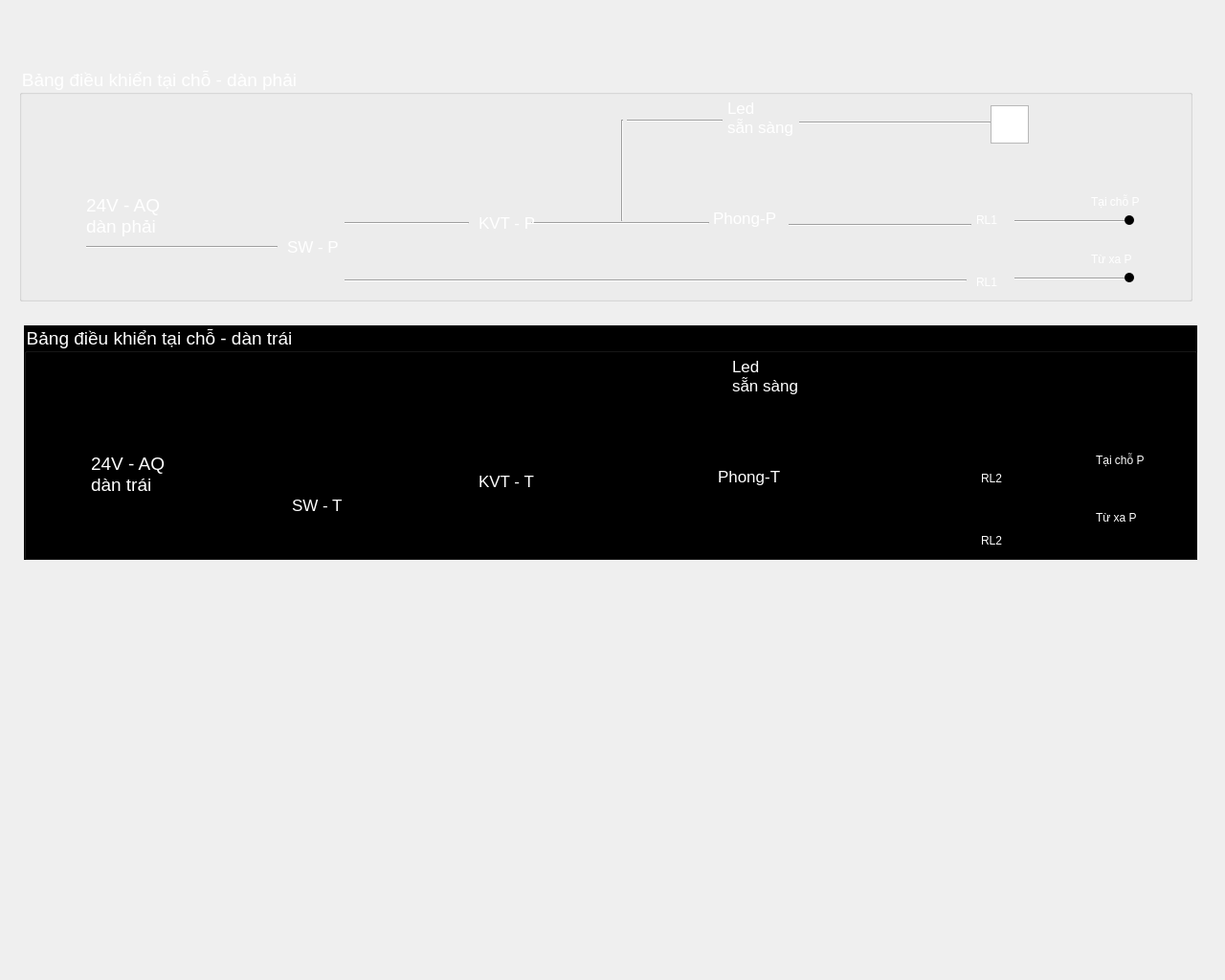
<?xml version="1.0" encoding="UTF-8"?>
<ui version="4.0">
 <class>Form</class>
 <widget class="QWidget" name="Form">
  <property name="geometry">
   <rect>
    <x>0</x>
    <y>0</y>
    <width>1280</width>
    <height>1024</height>
   </rect>
  </property>
  <property name="windowTitle">
   <string>Form</string>
  </property>
  <property name="styleSheet">
   <string notr="true"/>
  </property>
  <widget class="QGroupBox" name="groupBox">
   <property name="geometry">
    <rect>
     <x>20</x>
     <y>70</y>
     <width>1226</width>
     <height>245</height>
    </rect>
   </property>
   <property name="font">
    <font>
     <family>Arial</family>
     <pointsize>14</pointsize>
    </font>
   </property>
   <property name="styleSheet">
    <string notr="true">color:rgb(255,255,255)</string>
   </property>
   <property name="title">
    <string>Bảng điều khiển tại chỗ - dàn phải</string>
   </property>
   <widget class="Line" name="conn_2">
    <property name="geometry">
     <rect>
      <x>70</x>
      <y>180</y>
      <width>200</width>
      <height>16</height>
     </rect>
    </property>
    <property name="orientation">
     <enum>Qt::Horizontal</enum>
    </property>
   </widget>
   <widget class="QLabel" name="label">
    <property name="geometry">
     <rect>
      <x>70</x>
      <y>130</y>
      <width>141</width>
      <height>51</height>
     </rect>
    </property>
    <property name="font">
     <font>
      <pointsize>14</pointsize>
     </font>
    </property>
    <property name="styleSheet">
     <string notr="true">color:white</string>
    </property>
    <property name="text">
     <string>24V - AQ
dàn phải</string>
    </property>
   </widget>
   <widget class="Line" name="conn_11">
    <property name="geometry">
     <rect>
      <x>340</x>
      <y>155</y>
      <width>130</width>
      <height>16</height>
     </rect>
    </property>
    <property name="orientation">
     <enum>Qt::Horizontal</enum>
    </property>
   </widget>
   <widget class="Line" name="conn_3">
    <property name="geometry">
     <rect>
      <x>340</x>
      <y>210</y>
      <width>650</width>
      <height>26</height>
     </rect>
    </property>
    <property name="orientation">
     <enum>Qt::Horizontal</enum>
    </property>
   </widget>
   <widget class="Line" name="conn_4">
    <property name="geometry">
     <rect>
      <x>535</x>
      <y>155</y>
      <width>186</width>
      <height>16</height>
     </rect>
    </property>
    <property name="orientation">
     <enum>Qt::Horizontal</enum>
    </property>
   </widget>
   <widget class="Line" name="conn_5">
    <property name="geometry">
     <rect>
      <x>625</x>
      <y>55</y>
      <width>10</width>
      <height>106</height>
     </rect>
    </property>
    <property name="orientation">
     <enum>Qt::Vertical</enum>
    </property>
   </widget>
   <widget class="Line" name="conn_6">
    <property name="geometry">
     <rect>
      <x>635</x>
      <y>55</y>
      <width>100</width>
      <height>3</height>
     </rect>
    </property>
    <property name="orientation">
     <enum>Qt::Horizontal</enum>
    </property>
   </widget>
   <widget class="Line" name="conn_7">
    <property name="geometry">
     <rect>
      <x>815</x>
      <y>50</y>
      <width>200</width>
      <height>16</height>
     </rect>
    </property>
    <property name="orientation">
     <enum>Qt::Horizontal</enum>
    </property>
   </widget>
   <widget class="QLabel" name="node_led">
    <property name="geometry">
     <rect>
      <x>740</x>
      <y>30</y>
      <width>81</width>
      <height>46</height>
     </rect>
    </property>
    <property name="font">
     <font>
      <pointsize>13</pointsize>
     </font>
    </property>
    <property name="text">
     <string>Led
sẵn sàng</string>
    </property>
   </widget>
   <widget class="QLabel" name="node_right_lock">
    <property name="geometry">
     <rect>
      <x>480</x>
      <y>145</y>
      <width>60</width>
      <height>36</height>
     </rect>
    </property>
    <property name="font">
     <font>
      <pointsize>13</pointsize>
     </font>
    </property>
    <property name="text">
     <string>KVT - P</string>
    </property>
   </widget>
   <widget class="QLabel" name="node_right_launch_button">
    <property name="geometry">
     <rect>
      <x>725</x>
      <y>140</y>
      <width>66</width>
      <height>36</height>
     </rect>
    </property>
    <property name="font">
     <font>
      <pointsize>13</pointsize>
     </font>
    </property>
    <property name="text">
     <string>Phong-P</string>
    </property>
   </widget>
   <widget class="Line" name="conn">
    <property name="geometry">
     <rect>
      <x>804</x>
      <y>160</y>
      <width>191</width>
      <height>10</height>
     </rect>
    </property>
    <property name="orientation">
     <enum>Qt::Horizontal</enum>
    </property>
   </widget>
   <widget class="QLabel" name="node_right_switch">
    <property name="geometry">
     <rect>
      <x>280</x>
      <y>170</y>
      <width>55</width>
      <height>36</height>
     </rect>
    </property>
    <property name="font">
     <font>
      <pointsize>13</pointsize>
     </font>
    </property>
    <property name="text">
     <string>SW - P</string>
    </property>
   </widget>
   <widget class="QLabel" name="node_role1">
    <property name="geometry">
     <rect>
      <x>1000</x>
      <y>150</y>
      <width>50</width>
      <height>20</height>
     </rect>
    </property>
    <property name="text">
     <string>RL1</string>
    </property>
   </widget>
   <widget class="QLabel" name="node_role2">
    <property name="geometry">
     <rect>
      <x>1000</x>
      <y>215</y>
      <width>50</width>
      <height>20</height>
     </rect>
    </property>
    <property name="text">
     <string>RL1</string>
    </property>
   </widget>
   <widget class="Line" name="conn_12">
    <property name="geometry">
     <rect>
      <x>1040</x>
      <y>160</y>
      <width>118</width>
      <height>3</height>
     </rect>
    </property>
    <property name="orientation">
     <enum>Qt::Horizontal</enum>
    </property>
   </widget>
   <widget class="Line" name="conn_13">
    <property name="geometry">
     <rect>
      <x>1040</x>
      <y>220</y>
      <width>118</width>
      <height>3</height>
     </rect>
    </property>
    <property name="orientation">
     <enum>Qt::Horizontal</enum>
    </property>
   </widget>
   <widget class="QLabel" name="label_2">
    <property name="geometry">
     <rect>
      <x>1120</x>
      <y>130</y>
      <width>81</width>
      <height>21</height>
     </rect>
    </property>
    <property name="styleSheet">
     <string notr="true">color:white</string>
    </property>
    <property name="text">
     <string>Tại chỗ P</string>
    </property>
   </widget>
   <widget class="QLabel" name="label_3">
    <property name="geometry">
     <rect>
      <x>1120</x>
      <y>190</y>
      <width>81</width>
      <height>21</height>
     </rect>
    </property>
    <property name="styleSheet">
     <string notr="true">color:white</string>
    </property>
    <property name="text">
     <string>Từ xa P</string>
    </property>
   </widget>
   <widget class="QPushButton" name="pushButton">
    <property name="geometry">
     <rect>
      <x>1155</x>
      <y>215</y>
      <width>10</width>
      <height>10</height>
     </rect>
    </property>
    <property name="styleSheet">
     <string notr="true">border-radius : 5;
background-color: rgb(0,0, 0);
</string>
    </property>
    <property name="text">
     <string/>
    </property>
   </widget>
   <widget class="QPushButton" name="pushButton_2">
    <property name="geometry">
     <rect>
      <x>1155</x>
      <y>155</y>
      <width>10</width>
      <height>10</height>
     </rect>
    </property>
    <property name="styleSheet">
     <string notr="true">border-radius : 5;
background-color: rgb(0,0, 0);
</string>
    </property>
    <property name="text">
     <string/>
    </property>
   </widget>
   <widget class="QGraphicsView" name="graphicsView_gnd_right">
    <property name="geometry">
     <rect>
      <x>1015</x>
      <y>40</y>
      <width>40</width>
      <height>40</height>
     </rect>
    </property>
   </widget>
  </widget>
  <widget class="QGroupBox" name="groupBox_2">
   <property name="geometry">
    <rect>
     <x>25</x>
     <y>340</y>
     <width>1226</width>
     <height>245</height>
    </rect>
   </property>
   <property name="font">
    <font>
     <family>Arial</family>
     <pointsize>14</pointsize>
    </font>
   </property>
   <property name="styleSheet">
    <string notr="true">color:rgb(255,255,255);
background-color:black;</string>
   </property>
   <property name="title">
    <string>Bảng điều khiển tại chỗ - dàn trái</string>
   </property>
   <widget class="Line" name="conn_8">
    <property name="geometry">
     <rect>
      <x>70</x>
      <y>180</y>
      <width>200</width>
      <height>16</height>
     </rect>
    </property>
    <property name="orientation">
     <enum>Qt::Horizontal</enum>
    </property>
   </widget>
   <widget class="QLabel" name="label_4">
    <property name="geometry">
     <rect>
      <x>70</x>
      <y>130</y>
      <width>141</width>
      <height>51</height>
     </rect>
    </property>
    <property name="font">
     <font>
      <pointsize>14</pointsize>
     </font>
    </property>
    <property name="styleSheet">
     <string notr="true">color:white</string>
    </property>
    <property name="text">
     <string>24V - AQ
dàn trái</string>
    </property>
   </widget>
   <widget class="Line" name="conn_9">
    <property name="geometry">
     <rect>
      <x>340</x>
      <y>155</y>
      <width>140</width>
      <height>16</height>
     </rect>
    </property>
    <property name="orientation">
     <enum>Qt::Horizontal</enum>
    </property>
   </widget>
   <widget class="Line" name="conn_10">
    <property name="geometry">
     <rect>
      <x>340</x>
      <y>210</y>
      <width>650</width>
      <height>26</height>
     </rect>
    </property>
    <property name="orientation">
     <enum>Qt::Horizontal</enum>
    </property>
   </widget>
   <widget class="Line" name="conn_14">
    <property name="geometry">
     <rect>
      <x>535</x>
      <y>155</y>
      <width>186</width>
      <height>16</height>
     </rect>
    </property>
    <property name="orientation">
     <enum>Qt::Horizontal</enum>
    </property>
   </widget>
   <widget class="Line" name="conn_15">
    <property name="geometry">
     <rect>
      <x>625</x>
      <y>55</y>
      <width>10</width>
      <height>106</height>
     </rect>
    </property>
    <property name="orientation">
     <enum>Qt::Vertical</enum>
    </property>
   </widget>
   <widget class="Line" name="conn_16">
    <property name="geometry">
     <rect>
      <x>635</x>
      <y>55</y>
      <width>100</width>
      <height>3</height>
     </rect>
    </property>
    <property name="orientation">
     <enum>Qt::Horizontal</enum>
    </property>
   </widget>
   <widget class="Line" name="conn_17">
    <property name="geometry">
     <rect>
      <x>815</x>
      <y>50</y>
      <width>200</width>
      <height>16</height>
     </rect>
    </property>
    <property name="orientation">
     <enum>Qt::Horizontal</enum>
    </property>
   </widget>
   <widget class="QLabel" name="node_led_2">
    <property name="geometry">
     <rect>
      <x>740</x>
      <y>30</y>
      <width>81</width>
      <height>46</height>
     </rect>
    </property>
    <property name="font">
     <font>
      <pointsize>13</pointsize>
     </font>
    </property>
    <property name="text">
     <string>Led
sẵn sàng</string>
    </property>
   </widget>
   <widget class="QLabel" name="node_left_launch_button">
    <property name="geometry">
     <rect>
      <x>725</x>
      <y>140</y>
      <width>66</width>
      <height>36</height>
     </rect>
    </property>
    <property name="font">
     <font>
      <pointsize>13</pointsize>
     </font>
    </property>
    <property name="text">
     <string>Phong-T</string>
    </property>
   </widget>
   <widget class="Line" name="conn_18">
    <property name="geometry">
     <rect>
      <x>804</x>
      <y>160</y>
      <width>191</width>
      <height>10</height>
     </rect>
    </property>
    <property name="orientation">
     <enum>Qt::Horizontal</enum>
    </property>
   </widget>
   <widget class="QLabel" name="node_left_switch">
    <property name="geometry">
     <rect>
      <x>280</x>
      <y>170</y>
      <width>55</width>
      <height>36</height>
     </rect>
    </property>
    <property name="font">
     <font>
      <pointsize>13</pointsize>
     </font>
    </property>
    <property name="text">
     <string>SW - T</string>
    </property>
   </widget>
   <widget class="QLabel" name="node_role1_2">
    <property name="geometry">
     <rect>
      <x>1000</x>
      <y>150</y>
      <width>50</width>
      <height>20</height>
     </rect>
    </property>
    <property name="text">
     <string>RL2</string>
    </property>
   </widget>
   <widget class="QLabel" name="node_role2_2">
    <property name="geometry">
     <rect>
      <x>1000</x>
      <y>215</y>
      <width>50</width>
      <height>20</height>
     </rect>
    </property>
    <property name="text">
     <string>RL2</string>
    </property>
   </widget>
   <widget class="Line" name="conn_19">
    <property name="geometry">
     <rect>
      <x>1040</x>
      <y>160</y>
      <width>118</width>
      <height>3</height>
     </rect>
    </property>
    <property name="orientation">
     <enum>Qt::Horizontal</enum>
    </property>
   </widget>
   <widget class="Line" name="conn_20">
    <property name="geometry">
     <rect>
      <x>1040</x>
      <y>220</y>
      <width>118</width>
      <height>3</height>
     </rect>
    </property>
    <property name="orientation">
     <enum>Qt::Horizontal</enum>
    </property>
   </widget>
   <widget class="QLabel" name="label_5">
    <property name="geometry">
     <rect>
      <x>1120</x>
      <y>130</y>
      <width>81</width>
      <height>21</height>
     </rect>
    </property>
    <property name="styleSheet">
     <string notr="true">color:white</string>
    </property>
    <property name="text">
     <string>Tại chỗ P</string>
    </property>
   </widget>
   <widget class="QLabel" name="label_6">
    <property name="geometry">
     <rect>
      <x>1120</x>
      <y>190</y>
      <width>81</width>
      <height>21</height>
     </rect>
    </property>
    <property name="styleSheet">
     <string notr="true">color:white</string>
    </property>
    <property name="text">
     <string>Từ xa P</string>
    </property>
   </widget>
   <widget class="QPushButton" name="pushButton_3">
    <property name="geometry">
     <rect>
      <x>1155</x>
      <y>215</y>
      <width>10</width>
      <height>10</height>
     </rect>
    </property>
    <property name="styleSheet">
     <string notr="true">border-radius : 5;
background-color: rgb(0,0, 0);
</string>
    </property>
    <property name="text">
     <string/>
    </property>
   </widget>
   <widget class="QPushButton" name="pushButton_4">
    <property name="geometry">
     <rect>
      <x>1155</x>
      <y>155</y>
      <width>10</width>
      <height>10</height>
     </rect>
    </property>
    <property name="styleSheet">
     <string notr="true">border-radius : 5;
background-color: rgb(0,0, 0);
</string>
    </property>
    <property name="text">
     <string/>
    </property>
   </widget>
   <widget class="QGraphicsView" name="graphicsView_gnd_left">
    <property name="geometry">
     <rect>
      <x>1015</x>
      <y>40</y>
      <width>40</width>
      <height>40</height>
     </rect>
    </property>
   </widget>
   <widget class="QLabel" name="node_left_lock">
    <property name="geometry">
     <rect>
      <x>475</x>
      <y>145</y>
      <width>60</width>
      <height>36</height>
     </rect>
    </property>
    <property name="font">
     <font>
      <pointsize>13</pointsize>
     </font>
    </property>
    <property name="text">
     <string>KVT - T</string>
    </property>
   </widget>
   <zorder>conn_8</zorder>
   <zorder>label_4</zorder>
   <zorder>conn_9</zorder>
   <zorder>conn_14</zorder>
   <zorder>conn_15</zorder>
   <zorder>conn_16</zorder>
   <zorder>conn_17</zorder>
   <zorder>node_led_2</zorder>
   <zorder>node_left_launch_button</zorder>
   <zorder>conn_18</zorder>
   <zorder>node_left_switch</zorder>
   <zorder>node_role1_2</zorder>
   <zorder>node_role2_2</zorder>
   <zorder>conn_19</zorder>
   <zorder>conn_20</zorder>
   <zorder>label_5</zorder>
   <zorder>label_6</zorder>
   <zorder>pushButton_3</zorder>
   <zorder>pushButton_4</zorder>
   <zorder>graphicsView_gnd_left</zorder>
   <zorder>node_left_lock</zorder>
   <zorder>conn_10</zorder>
  </widget>
  <zorder>groupBox_2</zorder>
  <zorder>groupBox</zorder>
 </widget>
 <resources/>
 <connections/>
</ui>
